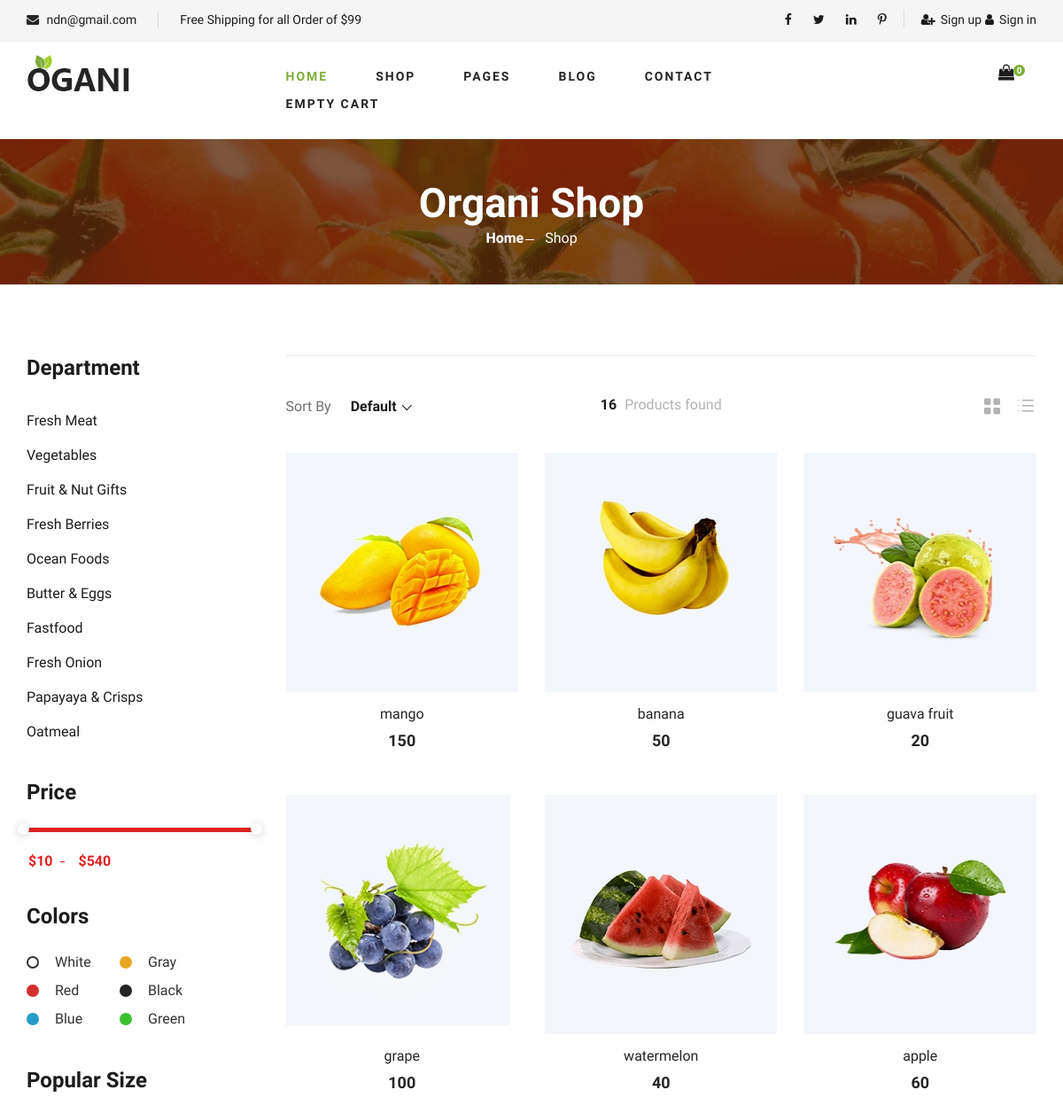
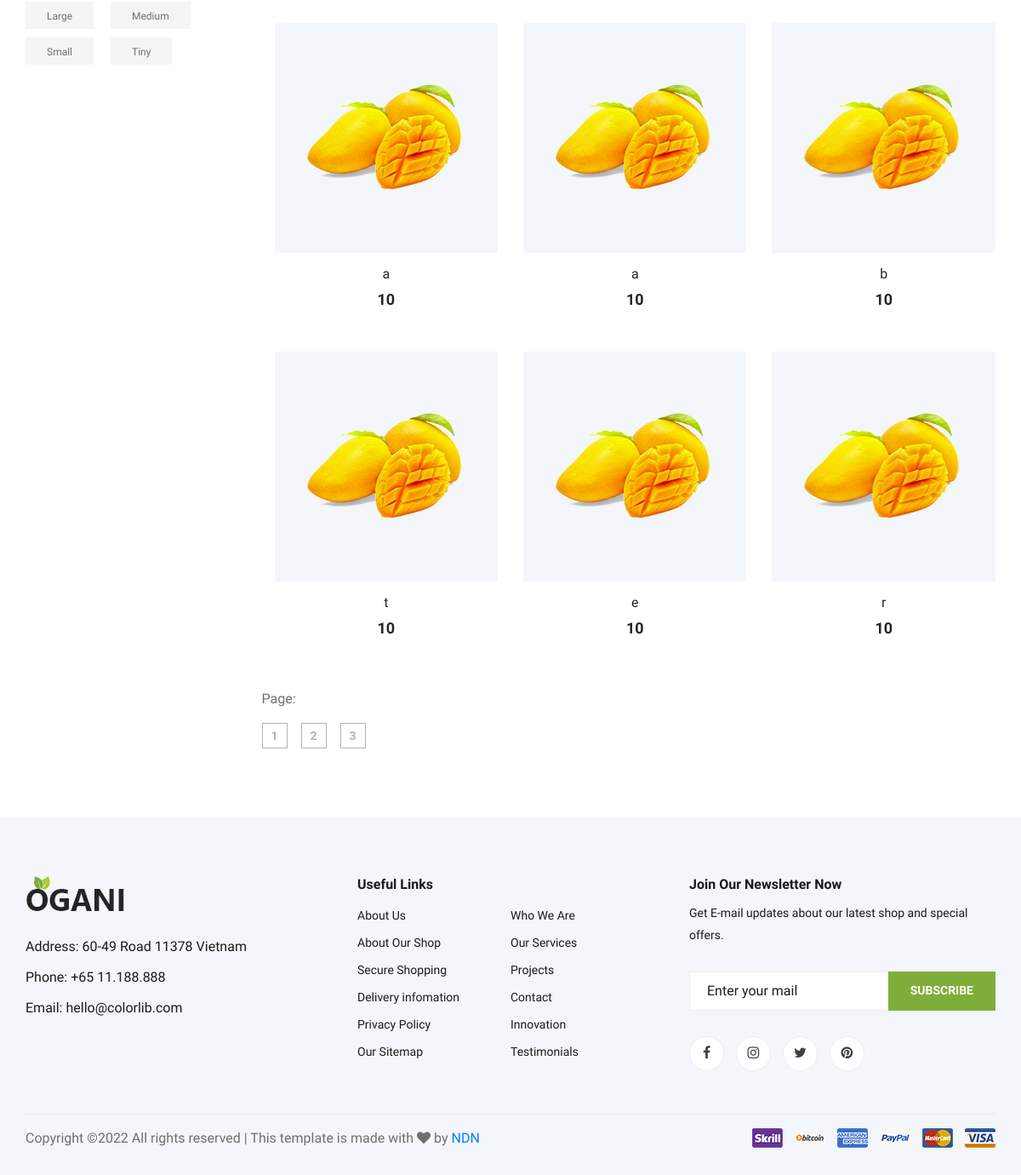
/user/controller/OrderController.php, run on the app's committed database (2 pictures, top to bottom).
### tables this page shows
CREATE TABLE `product` (
  `id` int(11) NOT NULL,
  `name` varchar(45) DEFAULT NULL,
  `image` varchar(200) DEFAULT NULL,
  `price` double DEFAULT NULL,
  `status` tinyint(1) DEFAULT NULL,
  `quantity` int(11) DEFAULT NULL
);

### user/controller/BaseController.php (called while the page is built, shortened)
<?php
class BaseController {
    public function view($view, $data = []) {
        require_once "../view/" .$view . ".php";
    }
}

### user/utils/MySQLUtil.php (called while the page is built, shortened)
<?php
class MySQLUtil {
    private $servername;
    private $username;
    private $password;
    private $dbname;
    private static $conn;
    public function __construct() {
        $this->servername = "localhost";
        $this->username = "root";
        $this->password = "";
        $this->dbname = "organicstore";
            return self::$conn;
    }
    public function __destruct() {
        $this->servername = "";
        $this->username = "";
        $this->password = "";
        $this->dbname = "";
        self::$conn = NULL;
    }
    public function connectDB() {
        try {
            self::$conn = new PDO("mysql:host=$this->servername;dbname=$this->dbname", $this->username, $this->password);
            self::$conn->setAttribute(PDO::ATTR_ERRMODE, PDO::ERRMODE_EXCEPTION);
            return self::$conn;
        } catch (PDOException $e) {
            echo "Connection failed: " . $e->getMessage();
        }
    }
    public function disconnectDB() {
        self::$conn = NULL;
    }
    public function getAllData($query) {
        $stmt = self::$conn->prepare($query);
        $stmt->execute();
        return $stmt->fetchAll(PDO::FETCH_ASSOC);
    }
}

### user/model/ProductModel.php (called while the page is built, shortened)
<?php
include_once '../utils/MySQLUtil.php';
class ProductModel {
    public function getAllProduct() {
        $myDB = new MySQLUtil();
        $query = "SELECT id, name, image, price FROM product";
        $data = $myDB->getAllData($query);
        return $data;
    }
}

### user/view/shop-grid.php (the view, shortened to what this page needs)
<!DOCTYPE html>
<html lang="zxx">
    <head>
        <?php
        include '../view/layout/head.php';
        ?>
    </head>
    <body>
        <?php
        include '../view/layout/menunavigationbar.php';
        ?>
        <section class="breadcrumb-section set-bg" data-setbg="../view/img/breadcrumb.jpg">
            <div class="container">
                <div class="row">
                    <div class="col-lg-12 text-center">
                        <div class="breadcrumb__text">
                            <h2>Organi Shop</h2>
                            <div class="breadcrumb__option">
                                <a href="./index.php">Home</a>
                                <span>Shop</span>
                            </div>
                        </div>
                    </div>
                </div>
            </div>
        </section>
        <section class="product spad">
            <div class="container">
                <div class="row">
                    <div class="col-lg-3 col-md-5">
                        <div class="sidebar">
                            <div class="sidebar__item">
                                <h4>Department</h4>
                                <ul>
                                    <li><a href="#">Fresh Meat</a></li>
                                    <li><a href="#">Vegetables</a></li>
                                    <li><a href="#">Fruit & Nut Gifts</a></li>
                                    <li><a href="#">Fresh Berries</a></li>
                                    <li><a href="#">Ocean Foods</a></li>
                                    <li><a href="#">Butter & Eggs</a></li>
                                    <li><a href="#">Fastfood</a></li>
                                    <li><a href="#">Fresh Onion</a></li>
                                    <li><a href="#">Papayaya & Crisps</a></li>
                                    <li><a href="#">Oatmeal</a></li>
                                </ul>
                            </div>
                            <div class="sidebar__item">
                                <h4>Price</h4>
                                <div class="price-range-wrap">
                                    <div class="price-range ui-slider ui-corner-all ui-slider-horizontal ui-widget ui-widget-content"
                                         data-min="10" data-max="540">
                                        <span tabindex="0" class="ui-slider-handle ui-corner-all ui-state-default"></span>
                                        <span tabindex="0" class="ui-slider-handle ui-corner-all ui-state-default"></span>
                                    </div>
                                    <div class="range-slider">
                                        <div class="price-input">
                                            <input type="text" id="minamount">
                                            <input type="text" id="maxamount">
                                        </div>
                                    </div>
                                </div>
                            </div>
                            <div class="sidebar__item sidebar__item__color--option">
                                <h4>Colors</h4>
                                <div class="sidebar__item__color sidebar__item__color--white">
                                    <label for="white">
                                        White
                                    </label>
                                </div>
                                <div class="sidebar__item__color sidebar__item__color--gray">
                                    <label for="gray">
                                        Gray
                                    </label>
                                </div>
                                <div class="sidebar__item__color sidebar__item__color--red">
                                    <label for="red">
                                        Red
                                    </label>
                                </div>
                                <div class="sidebar__item__color sidebar__item__color--black">
                                    <label for="black">
                                        Black
                                    </label>
                                </div>
                                <div class="sidebar__item__color sidebar__item__color--blue">
                                    <label for="blue">
                                        Blue
                                    </label>
                                </div>
                                <div class="sidebar__item__color sidebar__item__color--green">
                                    <label for="green">
                                        Green
                                    </label>
                                </div>
                            </div>
                            <div class="sidebar__item">
                                <h4>Popular Size</h4>
                                <div class="sidebar__item__size">
                                    <label for="large">
                                        Large
                                    </label>
                                </div>
                                <div class="sidebar__item__size">
                                    <label for="medium">
                                        Medium
                                    </label>
                                </div>
                                <div class="sidebar__item__size">
                                    <label for="small">
                                        Small
                                    </label>
                                </div>
                                <div class="sidebar__item__size">
                                    <label for="tiny">
                                        Tiny
                                    </label>
                                </div>
                            </div>
                        </div>
                    </div>
                    <div class="col-lg-9 col-md-7">
                        <div class="filter__item">
                            <div class="row">
                                <div class="col-lg-4 col-md-5">
                                    <div class="filter__sort">
                                        <span>Sort By</span>
                                    </div>
                                </div>
                                <div class="col-lg-4 col-md-4">
                                    <div class="filter__found">
                                        <h6><span>16</span> Products found</h6>
                                    </div>
                                </div>
                                <div class="col-lg-4 col-md-3">
                                    <div class="filter__option">
                                        <span class="icon_grid-2x2"></span>
                                        <span class="icon_ul"></span>
                                    </div>
                                </div>
                            </div>
                        </div>
                        <div class="row" >
                            <?php
                            for ($i = 0; $i < count($data["product_list"]); $i++) {
                                echo '<div class = "col-lg-4 col-md-6 col-sm-6">';
                                echo '<form action="../controller/OrderController.php" method="POST">';
                                echo '<div class = "product__item">';
                                echo '<div class = "product__item__pic set-bg" data-setbg = "' . $data["product_list"][$i]["image"] . '">';
                                echo '</div>';
                                echo '<div class = "product__item__text">';
                                echo '<h6><a href = "#">' . $data["product_list"][$i]["name"] . '</a></h6>';
                                echo '<h5>' . $data["product_list"][$i]["price"] . '</h5>';
                                echo '</div>';
                                echo '</div>';
                                echo '</form>';
                                echo '</div>';
                            }
                            ?>
                            <div class="product__pagination">
                                <?php
                                $product = new ProductModel("", "", "", "", 0);
                                $product_all = $product->getAllProduct();
                                $product_count = count($product_all);
                                $product_button = $product_count/3;
                                echo '<p>Page: </p>';
                                for ($i = 1 ; $i < $product_button; $i++)
                                {
                                    echo '<a href = "../controller/OrderController.php?page='. $i . '">' . $i . '</a>';
                                }
                                ?>
                            </div>
                        </div>
                    </div>
                </div>
        </section>
        <?php
        include '../view/layout/footer.php';
        ?>
    </body>
</html>

### data on the page
product: name "mango", price "150"
product: shows a picture, name "banana", price "50"
product: shows a picture, name "guava fruit", price "20"
product: shows a picture, name "grape", price "100"
product: shows a picture, name "watermelon", price "40"
product: shows a picture, name "apple", price "60"
product: name "a", price "10"
product: name "a", price "10"
product: name "b", price "10"
product: name "t", price "10"
product: name "e", price "10"
product: name "r", price "10"
